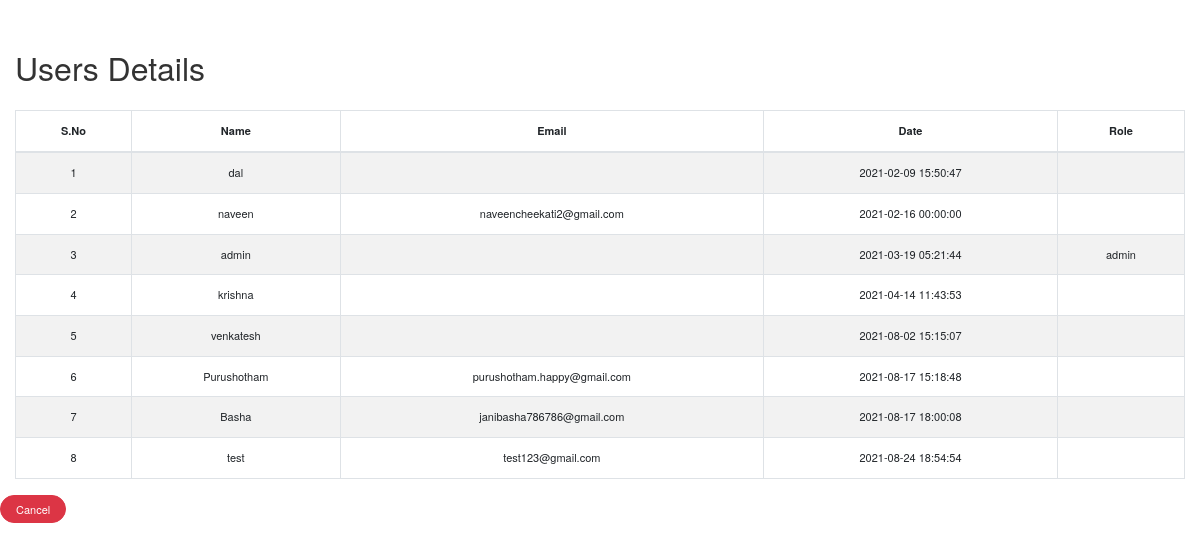
The page /users.php on the database its author committed.
### tables this page shows
CREATE TABLE `users` (
  `id` int(11) NOT NULL AUTO_INCREMENT,
  `username` varchar(50) NOT NULL,
  `password` varchar(255) NOT NULL,
  `created_at` datetime DEFAULT CURRENT_TIMESTAMP,
  `role` varchar(255) DEFAULT NULL,
  `mail` varchar(255) DEFAULT NULL,
  PRIMARY KEY (`id`),
  UNIQUE KEY `username` (`username`)
);

### users.php (the view, shortened to what this page needs)
<!DOCTYPE html>
<html lang="en">
<head>
    <link rel="stylesheet" href="https://stackpath.bootstrapcdn.com/bootstrap/4.5.2/css/bootstrap.min.css">
    <link rel="stylesheet" href="https://maxcdn.bootstrapcdn.com/font-awesome/4.7.0/css/font-awesome.min.css">
</head>
<body>
    <div class="wrapper">
        <div class="container-fluid">
            <div class="row">
                <div class="col-md-12">
                    <div class="mt-5 mb-3 clearfix">
                        <h2 class="pull-left">Users Details</h2>
                    </div>
                    <?php
                    require_once "config.php";
                    $sql = "SELECT * FROM users";
                    if($result = mysqli_query($link, $sql)){
                        if(mysqli_num_rows($result) > 0){
                            echo '<table class="table table-bordered table-striped">';
                                echo "<thead>";
                                    echo "<tr>";
                                        echo "<th>S.No</th>";
                                        echo "<th>Name</th>";
                                        echo "<th>Email</th>";
                                        echo "<th>Date</th>";
                                        echo "<th>Role</th>";
                                    echo "</tr>";
                                echo "</thead>";
                                echo "<tbody>";
                                $i=1;
                                while($row = mysqli_fetch_array($result)){
                                    echo "<tr>";
                                        echo "<td>" . $i . "</td>";
                                        echo "<td>" . $row['username'] . "</td>";
                                        echo "<td>" . $row['mail'] . "</td>";
                                        echo "<td>" . $row['created_at'] . "</td>";
                                        echo "<td>" . $row['role'] . "</td>";
                                    echo "</tr>";
                                    $i++;}
                                echo "</tbody>";
                            echo "</table>";
                        } else{
                            echo '<div class="alert alert-danger"><em>No records were found.</em></div>';
                        }
                    } else{
                        echo "Oops! Something went wrong. Please try again later.";
                    }
                    ?>
                </div>
                <a href="welcome.php" class="btn btn-danger">Cancel</a>
            </div>
        </div>
    </div>
</body>
</html>

### users.php (style rules this page uses)
.btn { display: inline-block; padding: 5px 15px; margin-bottom: 0; font-size: 100%; font-weight: normal; line-height: 1.5; border: 1% solid transparent; border-radius: 150px; }
body { font-family: "Helvetica Neue", Helvetica, Arial, sans-serif; font-size: 11px; line-height: 1.42857143; color: #333; background-color: #fff; }
body { font: 12px ; text-align: center; }

### rows shown on the page
users: username "dal", created_at "2021-02-09 15:50:47"
users: username "naveen", mail "naveencheekati2@gmail.com", created_at "2021-02-16 00:00:00"
users: username "admin", created_at "2021-03-19 05:21:44", role "admin"
users: username "krishna", created_at "2021-04-14 11:43:53"
users: username "venkatesh", created_at "2021-08-02 15:15:07"
users: username "Purushotham", mail "purushotham.happy@gmail.com", created_at "2021-08-17 15:18:48"
users: username "Basha", mail "janibasha786786@gmail.com", created_at "2021-08-17 18:00:08"
users: username "test", mail "test123@gmail.com", created_at "2021-08-24 18:54:54"
